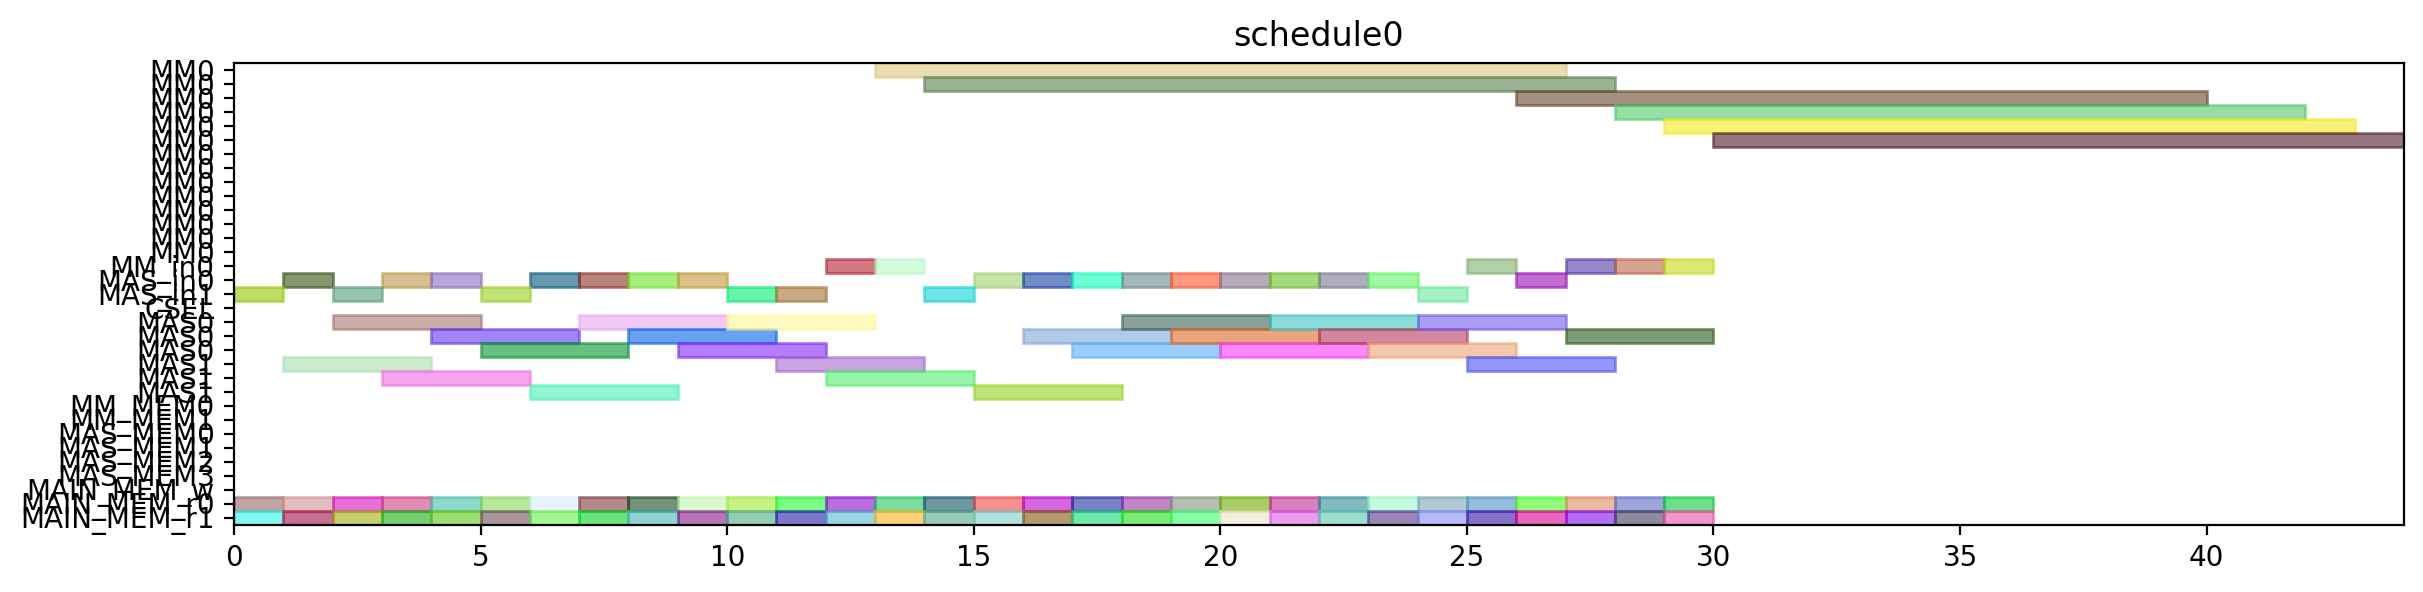

Python code for this plot:
from pyschedule import Scenario, solvers, plotters, alt


def solve():
	horizon = 149
	S = Scenario("schedule0", horizon=horizon)

	# resource
	MM = S.Resources('MM', num=1, size=14)
	MM_in = S.Resources('MM_in', num=1)
	MAS_in = S.Resources('MAS_in', num=2)
	CSEL = S.Resource('CSEL')
	MAS = S.Resources('MAS', num=2, size=3, periods=range(1, horizon))
	MM_MEM = S.Resources('MM_MEM', num=2)
	MAS_MEM = S.Resources('MAS_MEM', num=4)
	MAIN_MEM_w = S.Resource('MAIN_MEM_w', size=1)
	MAIN_MEM_r = S.Resources('MAIN_MEM_r', num=2)

	# result of previous scheduling

	# new tasks
	d_t0_a1_0 = S.Task('d_t0_a1_0', length=3, delay_cost=1)
	d_t0_a1_0 += alt(MAS)
	d_t0_a1_0_in = S.Task('d_t0_a1_0_in', length=1, delay_cost=1)
	d_t0_a1_0_in += alt(MAS_in)
	S += d_t0_a1_0_in*MAS_in[0]<=d_t0_a1_0*MAS[0]

	S += d_t0_a1_0_in*MAS_in[1]<=d_t0_a1_0*MAS[1]

	d_t0_a1_0_mem0 = S.Task('d_t0_a1_0_mem0', length=1, delay_cost=1)
	d_t0_a1_0_mem0 += MAIN_MEM_r[0]
	S += d_t0_a1_0_mem0 <= d_t0_a1_0

	d_t0_a1_0_mem1 = S.Task('d_t0_a1_0_mem1', length=1, delay_cost=1)
	d_t0_a1_0_mem1 += MAIN_MEM_r[1]
	S += d_t0_a1_0_mem1 <= d_t0_a1_0

	d_t0_a1_1 = S.Task('d_t0_a1_1', length=3, delay_cost=1)
	d_t0_a1_1 += alt(MAS)
	d_t0_a1_1_in = S.Task('d_t0_a1_1_in', length=1, delay_cost=1)
	d_t0_a1_1_in += alt(MAS_in)
	S += d_t0_a1_1_in*MAS_in[0]<=d_t0_a1_1*MAS[0]

	S += d_t0_a1_1_in*MAS_in[1]<=d_t0_a1_1*MAS[1]

	d_t0_a1_1_mem0 = S.Task('d_t0_a1_1_mem0', length=1, delay_cost=1)
	d_t0_a1_1_mem0 += MAIN_MEM_r[0]
	S += d_t0_a1_1_mem0 <= d_t0_a1_1

	d_t0_a1_1_mem1 = S.Task('d_t0_a1_1_mem1', length=1, delay_cost=1)
	d_t0_a1_1_mem1 += MAIN_MEM_r[1]
	S += d_t0_a1_1_mem1 <= d_t0_a1_1

	d_t0_t10 = S.Task('d_t0_t10', length=3, delay_cost=1)
	d_t0_t10 += alt(MAS)
	d_t0_t10_in = S.Task('d_t0_t10_in', length=1, delay_cost=1)
	d_t0_t10_in += alt(MAS_in)
	S += d_t0_t10_in*MAS_in[0]<=d_t0_t10*MAS[0]

	S += d_t0_t10_in*MAS_in[1]<=d_t0_t10*MAS[1]

	d_t0_t10_mem0 = S.Task('d_t0_t10_mem0', length=1, delay_cost=1)
	d_t0_t10_mem0 += MAIN_MEM_r[0]
	S += d_t0_t10_mem0 <= d_t0_t10

	d_t0_t10_mem1 = S.Task('d_t0_t10_mem1', length=1, delay_cost=1)
	d_t0_t10_mem1 += MAIN_MEM_r[1]
	S += d_t0_t10_mem1 <= d_t0_t10

	d_t0_t11 = S.Task('d_t0_t11', length=3, delay_cost=1)
	d_t0_t11 += alt(MAS)
	d_t0_t11_in = S.Task('d_t0_t11_in', length=1, delay_cost=1)
	d_t0_t11_in += alt(MAS_in)
	S += d_t0_t11_in*MAS_in[0]<=d_t0_t11*MAS[0]

	S += d_t0_t11_in*MAS_in[1]<=d_t0_t11*MAS[1]

	d_t0_t11_mem0 = S.Task('d_t0_t11_mem0', length=1, delay_cost=1)
	d_t0_t11_mem0 += MAIN_MEM_r[0]
	S += d_t0_t11_mem0 <= d_t0_t11

	d_t0_t11_mem1 = S.Task('d_t0_t11_mem1', length=1, delay_cost=1)
	d_t0_t11_mem1 += MAIN_MEM_r[1]
	S += d_t0_t11_mem1 <= d_t0_t11

	d_t0_t3_t0 = S.Task('d_t0_t3_t0', length=14, delay_cost=1)
	d_t0_t3_t0 += alt(MM)
	d_t0_t3_t0_in = S.Task('d_t0_t3_t0_in', length=1, delay_cost=1)
	d_t0_t3_t0_in += alt(MM_in)
	S += d_t0_t3_t0_in*MM_in[0]<=d_t0_t3_t0*MM[0]
	d_t0_t3_t0_mem0 = S.Task('d_t0_t3_t0_mem0', length=1, delay_cost=1)
	d_t0_t3_t0_mem0 += MAIN_MEM_r[0]
	S += d_t0_t3_t0_mem0 <= d_t0_t3_t0

	d_t0_t3_t0_mem1 = S.Task('d_t0_t3_t0_mem1', length=1, delay_cost=1)
	d_t0_t3_t0_mem1 += MAIN_MEM_r[1]
	S += d_t0_t3_t0_mem1 <= d_t0_t3_t0

	d_t0_t3_t1 = S.Task('d_t0_t3_t1', length=14, delay_cost=1)
	d_t0_t3_t1 += alt(MM)
	d_t0_t3_t1_in = S.Task('d_t0_t3_t1_in', length=1, delay_cost=1)
	d_t0_t3_t1_in += alt(MM_in)
	S += d_t0_t3_t1_in*MM_in[0]<=d_t0_t3_t1*MM[0]
	d_t0_t3_t1_mem0 = S.Task('d_t0_t3_t1_mem0', length=1, delay_cost=1)
	d_t0_t3_t1_mem0 += MAIN_MEM_r[0]
	S += d_t0_t3_t1_mem0 <= d_t0_t3_t1

	d_t0_t3_t1_mem1 = S.Task('d_t0_t3_t1_mem1', length=1, delay_cost=1)
	d_t0_t3_t1_mem1 += MAIN_MEM_r[1]
	S += d_t0_t3_t1_mem1 <= d_t0_t3_t1

	d_t0_t3_t2 = S.Task('d_t0_t3_t2', length=3, delay_cost=1)
	d_t0_t3_t2 += alt(MAS)
	d_t0_t3_t2_in = S.Task('d_t0_t3_t2_in', length=1, delay_cost=1)
	d_t0_t3_t2_in += alt(MAS_in)
	S += d_t0_t3_t2_in*MAS_in[0]<=d_t0_t3_t2*MAS[0]

	S += d_t0_t3_t2_in*MAS_in[1]<=d_t0_t3_t2*MAS[1]

	d_t0_t3_t2_mem0 = S.Task('d_t0_t3_t2_mem0', length=1, delay_cost=1)
	d_t0_t3_t2_mem0 += MAIN_MEM_r[0]
	S += d_t0_t3_t2_mem0 <= d_t0_t3_t2

	d_t0_t3_t2_mem1 = S.Task('d_t0_t3_t2_mem1', length=1, delay_cost=1)
	d_t0_t3_t2_mem1 += MAIN_MEM_r[1]
	S += d_t0_t3_t2_mem1 <= d_t0_t3_t2

	d_t0_t3_t3 = S.Task('d_t0_t3_t3', length=3, delay_cost=1)
	d_t0_t3_t3 += alt(MAS)
	d_t0_t3_t3_in = S.Task('d_t0_t3_t3_in', length=1, delay_cost=1)
	d_t0_t3_t3_in += alt(MAS_in)
	S += d_t0_t3_t3_in*MAS_in[0]<=d_t0_t3_t3*MAS[0]

	S += d_t0_t3_t3_in*MAS_in[1]<=d_t0_t3_t3*MAS[1]

	d_t0_t3_t3_mem0 = S.Task('d_t0_t3_t3_mem0', length=1, delay_cost=1)
	d_t0_t3_t3_mem0 += MAIN_MEM_r[0]
	S += d_t0_t3_t3_mem0 <= d_t0_t3_t3

	d_t0_t3_t3_mem1 = S.Task('d_t0_t3_t3_mem1', length=1, delay_cost=1)
	d_t0_t3_t3_mem1 += MAIN_MEM_r[1]
	S += d_t0_t3_t3_mem1 <= d_t0_t3_t3

	d_t1_a1_0 = S.Task('d_t1_a1_0', length=3, delay_cost=1)
	d_t1_a1_0 += alt(MAS)
	d_t1_a1_0_in = S.Task('d_t1_a1_0_in', length=1, delay_cost=1)
	d_t1_a1_0_in += alt(MAS_in)
	S += d_t1_a1_0_in*MAS_in[0]<=d_t1_a1_0*MAS[0]

	S += d_t1_a1_0_in*MAS_in[1]<=d_t1_a1_0*MAS[1]

	d_t1_a1_0_mem0 = S.Task('d_t1_a1_0_mem0', length=1, delay_cost=1)
	d_t1_a1_0_mem0 += MAIN_MEM_r[0]
	S += d_t1_a1_0_mem0 <= d_t1_a1_0

	d_t1_a1_0_mem1 = S.Task('d_t1_a1_0_mem1', length=1, delay_cost=1)
	d_t1_a1_0_mem1 += MAIN_MEM_r[1]
	S += d_t1_a1_0_mem1 <= d_t1_a1_0

	d_t1_a1_1 = S.Task('d_t1_a1_1', length=3, delay_cost=1)
	d_t1_a1_1 += alt(MAS)
	d_t1_a1_1_in = S.Task('d_t1_a1_1_in', length=1, delay_cost=1)
	d_t1_a1_1_in += alt(MAS_in)
	S += d_t1_a1_1_in*MAS_in[0]<=d_t1_a1_1*MAS[0]

	S += d_t1_a1_1_in*MAS_in[1]<=d_t1_a1_1*MAS[1]

	d_t1_a1_1_mem0 = S.Task('d_t1_a1_1_mem0', length=1, delay_cost=1)
	d_t1_a1_1_mem0 += MAIN_MEM_r[0]
	S += d_t1_a1_1_mem0 <= d_t1_a1_1

	d_t1_a1_1_mem1 = S.Task('d_t1_a1_1_mem1', length=1, delay_cost=1)
	d_t1_a1_1_mem1 += MAIN_MEM_r[1]
	S += d_t1_a1_1_mem1 <= d_t1_a1_1

	d_t1_t10 = S.Task('d_t1_t10', length=3, delay_cost=1)
	d_t1_t10 += alt(MAS)
	d_t1_t10_in = S.Task('d_t1_t10_in', length=1, delay_cost=1)
	d_t1_t10_in += alt(MAS_in)
	S += d_t1_t10_in*MAS_in[0]<=d_t1_t10*MAS[0]

	S += d_t1_t10_in*MAS_in[1]<=d_t1_t10*MAS[1]

	d_t1_t10_mem0 = S.Task('d_t1_t10_mem0', length=1, delay_cost=1)
	d_t1_t10_mem0 += MAIN_MEM_r[0]
	S += d_t1_t10_mem0 <= d_t1_t10

	d_t1_t10_mem1 = S.Task('d_t1_t10_mem1', length=1, delay_cost=1)
	d_t1_t10_mem1 += MAIN_MEM_r[1]
	S += d_t1_t10_mem1 <= d_t1_t10

	d_t1_t11 = S.Task('d_t1_t11', length=3, delay_cost=1)
	d_t1_t11 += alt(MAS)
	d_t1_t11_in = S.Task('d_t1_t11_in', length=1, delay_cost=1)
	d_t1_t11_in += alt(MAS_in)
	S += d_t1_t11_in*MAS_in[0]<=d_t1_t11*MAS[0]

	S += d_t1_t11_in*MAS_in[1]<=d_t1_t11*MAS[1]

	d_t1_t11_mem0 = S.Task('d_t1_t11_mem0', length=1, delay_cost=1)
	d_t1_t11_mem0 += MAIN_MEM_r[0]
	S += d_t1_t11_mem0 <= d_t1_t11

	d_t1_t11_mem1 = S.Task('d_t1_t11_mem1', length=1, delay_cost=1)
	d_t1_t11_mem1 += MAIN_MEM_r[1]
	S += d_t1_t11_mem1 <= d_t1_t11

	d_t1_t3_t0 = S.Task('d_t1_t3_t0', length=14, delay_cost=1)
	d_t1_t3_t0 += alt(MM)
	d_t1_t3_t0_in = S.Task('d_t1_t3_t0_in', length=1, delay_cost=1)
	d_t1_t3_t0_in += alt(MM_in)
	S += d_t1_t3_t0_in*MM_in[0]<=d_t1_t3_t0*MM[0]
	d_t1_t3_t0_mem0 = S.Task('d_t1_t3_t0_mem0', length=1, delay_cost=1)
	d_t1_t3_t0_mem0 += MAIN_MEM_r[0]
	S += d_t1_t3_t0_mem0 <= d_t1_t3_t0

	d_t1_t3_t0_mem1 = S.Task('d_t1_t3_t0_mem1', length=1, delay_cost=1)
	d_t1_t3_t0_mem1 += MAIN_MEM_r[1]
	S += d_t1_t3_t0_mem1 <= d_t1_t3_t0

	d_t1_t3_t1 = S.Task('d_t1_t3_t1', length=14, delay_cost=1)
	d_t1_t3_t1 += alt(MM)
	d_t1_t3_t1_in = S.Task('d_t1_t3_t1_in', length=1, delay_cost=1)
	d_t1_t3_t1_in += alt(MM_in)
	S += d_t1_t3_t1_in*MM_in[0]<=d_t1_t3_t1*MM[0]
	d_t1_t3_t1_mem0 = S.Task('d_t1_t3_t1_mem0', length=1, delay_cost=1)
	d_t1_t3_t1_mem0 += MAIN_MEM_r[0]
	S += d_t1_t3_t1_mem0 <= d_t1_t3_t1

	d_t1_t3_t1_mem1 = S.Task('d_t1_t3_t1_mem1', length=1, delay_cost=1)
	d_t1_t3_t1_mem1 += MAIN_MEM_r[1]
	S += d_t1_t3_t1_mem1 <= d_t1_t3_t1

	d_t1_t3_t2 = S.Task('d_t1_t3_t2', length=3, delay_cost=1)
	d_t1_t3_t2 += alt(MAS)
	d_t1_t3_t2_in = S.Task('d_t1_t3_t2_in', length=1, delay_cost=1)
	d_t1_t3_t2_in += alt(MAS_in)
	S += d_t1_t3_t2_in*MAS_in[0]<=d_t1_t3_t2*MAS[0]

	S += d_t1_t3_t2_in*MAS_in[1]<=d_t1_t3_t2*MAS[1]

	d_t1_t3_t2_mem0 = S.Task('d_t1_t3_t2_mem0', length=1, delay_cost=1)
	d_t1_t3_t2_mem0 += MAIN_MEM_r[0]
	S += d_t1_t3_t2_mem0 <= d_t1_t3_t2

	d_t1_t3_t2_mem1 = S.Task('d_t1_t3_t2_mem1', length=1, delay_cost=1)
	d_t1_t3_t2_mem1 += MAIN_MEM_r[1]
	S += d_t1_t3_t2_mem1 <= d_t1_t3_t2

	d_t1_t3_t3 = S.Task('d_t1_t3_t3', length=3, delay_cost=1)
	d_t1_t3_t3 += alt(MAS)
	d_t1_t3_t3_in = S.Task('d_t1_t3_t3_in', length=1, delay_cost=1)
	d_t1_t3_t3_in += alt(MAS_in)
	S += d_t1_t3_t3_in*MAS_in[0]<=d_t1_t3_t3*MAS[0]

	S += d_t1_t3_t3_in*MAS_in[1]<=d_t1_t3_t3*MAS[1]

	d_t1_t3_t3_mem0 = S.Task('d_t1_t3_t3_mem0', length=1, delay_cost=1)
	d_t1_t3_t3_mem0 += MAIN_MEM_r[0]
	S += d_t1_t3_t3_mem0 <= d_t1_t3_t3

	d_t1_t3_t3_mem1 = S.Task('d_t1_t3_t3_mem1', length=1, delay_cost=1)
	d_t1_t3_t3_mem1 += MAIN_MEM_r[1]
	S += d_t1_t3_t3_mem1 <= d_t1_t3_t3

	d_t2_a1_0 = S.Task('d_t2_a1_0', length=3, delay_cost=1)
	d_t2_a1_0 += alt(MAS)
	d_t2_a1_0_in = S.Task('d_t2_a1_0_in', length=1, delay_cost=1)
	d_t2_a1_0_in += alt(MAS_in)
	S += d_t2_a1_0_in*MAS_in[0]<=d_t2_a1_0*MAS[0]

	S += d_t2_a1_0_in*MAS_in[1]<=d_t2_a1_0*MAS[1]

	d_t2_a1_0_mem0 = S.Task('d_t2_a1_0_mem0', length=1, delay_cost=1)
	d_t2_a1_0_mem0 += MAIN_MEM_r[0]
	S += d_t2_a1_0_mem0 <= d_t2_a1_0

	d_t2_a1_0_mem1 = S.Task('d_t2_a1_0_mem1', length=1, delay_cost=1)
	d_t2_a1_0_mem1 += MAIN_MEM_r[1]
	S += d_t2_a1_0_mem1 <= d_t2_a1_0

	d_t2_a1_1 = S.Task('d_t2_a1_1', length=3, delay_cost=1)
	d_t2_a1_1 += alt(MAS)
	d_t2_a1_1_in = S.Task('d_t2_a1_1_in', length=1, delay_cost=1)
	d_t2_a1_1_in += alt(MAS_in)
	S += d_t2_a1_1_in*MAS_in[0]<=d_t2_a1_1*MAS[0]

	S += d_t2_a1_1_in*MAS_in[1]<=d_t2_a1_1*MAS[1]

	d_t2_a1_1_mem0 = S.Task('d_t2_a1_1_mem0', length=1, delay_cost=1)
	d_t2_a1_1_mem0 += MAIN_MEM_r[0]
	S += d_t2_a1_1_mem0 <= d_t2_a1_1

	d_t2_a1_1_mem1 = S.Task('d_t2_a1_1_mem1', length=1, delay_cost=1)
	d_t2_a1_1_mem1 += MAIN_MEM_r[1]
	S += d_t2_a1_1_mem1 <= d_t2_a1_1

	d_t2_t10 = S.Task('d_t2_t10', length=3, delay_cost=1)
	d_t2_t10 += alt(MAS)
	d_t2_t10_in = S.Task('d_t2_t10_in', length=1, delay_cost=1)
	d_t2_t10_in += alt(MAS_in)
	S += d_t2_t10_in*MAS_in[0]<=d_t2_t10*MAS[0]

	S += d_t2_t10_in*MAS_in[1]<=d_t2_t10*MAS[1]

	d_t2_t10_mem0 = S.Task('d_t2_t10_mem0', length=1, delay_cost=1)
	d_t2_t10_mem0 += MAIN_MEM_r[0]
	S += d_t2_t10_mem0 <= d_t2_t10

	d_t2_t10_mem1 = S.Task('d_t2_t10_mem1', length=1, delay_cost=1)
	d_t2_t10_mem1 += MAIN_MEM_r[1]
	S += d_t2_t10_mem1 <= d_t2_t10

	d_t2_t11 = S.Task('d_t2_t11', length=3, delay_cost=1)
	d_t2_t11 += alt(MAS)
	d_t2_t11_in = S.Task('d_t2_t11_in', length=1, delay_cost=1)
	d_t2_t11_in += alt(MAS_in)
	S += d_t2_t11_in*MAS_in[0]<=d_t2_t11*MAS[0]

	S += d_t2_t11_in*MAS_in[1]<=d_t2_t11*MAS[1]

	d_t2_t11_mem0 = S.Task('d_t2_t11_mem0', length=1, delay_cost=1)
	d_t2_t11_mem0 += MAIN_MEM_r[0]
	S += d_t2_t11_mem0 <= d_t2_t11

	d_t2_t11_mem1 = S.Task('d_t2_t11_mem1', length=1, delay_cost=1)
	d_t2_t11_mem1 += MAIN_MEM_r[1]
	S += d_t2_t11_mem1 <= d_t2_t11

	d_t2_t3_t0 = S.Task('d_t2_t3_t0', length=14, delay_cost=1)
	d_t2_t3_t0 += alt(MM)
	d_t2_t3_t0_in = S.Task('d_t2_t3_t0_in', length=1, delay_cost=1)
	d_t2_t3_t0_in += alt(MM_in)
	S += d_t2_t3_t0_in*MM_in[0]<=d_t2_t3_t0*MM[0]
	d_t2_t3_t0_mem0 = S.Task('d_t2_t3_t0_mem0', length=1, delay_cost=1)
	d_t2_t3_t0_mem0 += MAIN_MEM_r[0]
	S += d_t2_t3_t0_mem0 <= d_t2_t3_t0

	d_t2_t3_t0_mem1 = S.Task('d_t2_t3_t0_mem1', length=1, delay_cost=1)
	d_t2_t3_t0_mem1 += MAIN_MEM_r[1]
	S += d_t2_t3_t0_mem1 <= d_t2_t3_t0

	d_t2_t3_t1 = S.Task('d_t2_t3_t1', length=14, delay_cost=1)
	d_t2_t3_t1 += alt(MM)
	d_t2_t3_t1_in = S.Task('d_t2_t3_t1_in', length=1, delay_cost=1)
	d_t2_t3_t1_in += alt(MM_in)
	S += d_t2_t3_t1_in*MM_in[0]<=d_t2_t3_t1*MM[0]
	d_t2_t3_t1_mem0 = S.Task('d_t2_t3_t1_mem0', length=1, delay_cost=1)
	d_t2_t3_t1_mem0 += MAIN_MEM_r[0]
	S += d_t2_t3_t1_mem0 <= d_t2_t3_t1

	d_t2_t3_t1_mem1 = S.Task('d_t2_t3_t1_mem1', length=1, delay_cost=1)
	d_t2_t3_t1_mem1 += MAIN_MEM_r[1]
	S += d_t2_t3_t1_mem1 <= d_t2_t3_t1

	d_t2_t3_t2 = S.Task('d_t2_t3_t2', length=3, delay_cost=1)
	d_t2_t3_t2 += alt(MAS)
	d_t2_t3_t2_in = S.Task('d_t2_t3_t2_in', length=1, delay_cost=1)
	d_t2_t3_t2_in += alt(MAS_in)
	S += d_t2_t3_t2_in*MAS_in[0]<=d_t2_t3_t2*MAS[0]

	S += d_t2_t3_t2_in*MAS_in[1]<=d_t2_t3_t2*MAS[1]

	d_t2_t3_t2_mem0 = S.Task('d_t2_t3_t2_mem0', length=1, delay_cost=1)
	d_t2_t3_t2_mem0 += MAIN_MEM_r[0]
	S += d_t2_t3_t2_mem0 <= d_t2_t3_t2

	d_t2_t3_t2_mem1 = S.Task('d_t2_t3_t2_mem1', length=1, delay_cost=1)
	d_t2_t3_t2_mem1 += MAIN_MEM_r[1]
	S += d_t2_t3_t2_mem1 <= d_t2_t3_t2

	d_t2_t3_t3 = S.Task('d_t2_t3_t3', length=3, delay_cost=1)
	d_t2_t3_t3 += alt(MAS)
	d_t2_t3_t3_in = S.Task('d_t2_t3_t3_in', length=1, delay_cost=1)
	d_t2_t3_t3_in += alt(MAS_in)
	S += d_t2_t3_t3_in*MAS_in[0]<=d_t2_t3_t3*MAS[0]

	S += d_t2_t3_t3_in*MAS_in[1]<=d_t2_t3_t3*MAS[1]

	d_t2_t3_t3_mem0 = S.Task('d_t2_t3_t3_mem0', length=1, delay_cost=1)
	d_t2_t3_t3_mem0 += MAIN_MEM_r[0]
	S += d_t2_t3_t3_mem0 <= d_t2_t3_t3

	d_t2_t3_t3_mem1 = S.Task('d_t2_t3_t3_mem1', length=1, delay_cost=1)
	d_t2_t3_t3_mem1 += MAIN_MEM_r[1]
	S += d_t2_t3_t3_mem1 <= d_t2_t3_t3

	d_t3000 = S.Task('d_t3000', length=3, delay_cost=1)
	d_t3000 += alt(MAS)
	d_t3000_in = S.Task('d_t3000_in', length=1, delay_cost=1)
	d_t3000_in += alt(MAS_in)
	S += d_t3000_in*MAS_in[0]<=d_t3000*MAS[0]

	S += d_t3000_in*MAS_in[1]<=d_t3000*MAS[1]

	d_t3000_mem0 = S.Task('d_t3000_mem0', length=1, delay_cost=1)
	d_t3000_mem0 += MAIN_MEM_r[0]
	S += d_t3000_mem0 <= d_t3000

	d_t3000_mem1 = S.Task('d_t3000_mem1', length=1, delay_cost=1)
	d_t3000_mem1 += MAIN_MEM_r[1]
	S += d_t3000_mem1 <= d_t3000

	d_t3001 = S.Task('d_t3001', length=3, delay_cost=1)
	d_t3001 += alt(MAS)
	d_t3001_in = S.Task('d_t3001_in', length=1, delay_cost=1)
	d_t3001_in += alt(MAS_in)
	S += d_t3001_in*MAS_in[0]<=d_t3001*MAS[0]

	S += d_t3001_in*MAS_in[1]<=d_t3001*MAS[1]

	d_t3001_mem0 = S.Task('d_t3001_mem0', length=1, delay_cost=1)
	d_t3001_mem0 += MAIN_MEM_r[0]
	S += d_t3001_mem0 <= d_t3001

	d_t3001_mem1 = S.Task('d_t3001_mem1', length=1, delay_cost=1)
	d_t3001_mem1 += MAIN_MEM_r[1]
	S += d_t3001_mem1 <= d_t3001

	d_t3010 = S.Task('d_t3010', length=3, delay_cost=1)
	d_t3010 += alt(MAS)
	d_t3010_in = S.Task('d_t3010_in', length=1, delay_cost=1)
	d_t3010_in += alt(MAS_in)
	S += d_t3010_in*MAS_in[0]<=d_t3010*MAS[0]

	S += d_t3010_in*MAS_in[1]<=d_t3010*MAS[1]

	d_t3010_mem0 = S.Task('d_t3010_mem0', length=1, delay_cost=1)
	d_t3010_mem0 += MAIN_MEM_r[0]
	S += d_t3010_mem0 <= d_t3010

	d_t3010_mem1 = S.Task('d_t3010_mem1', length=1, delay_cost=1)
	d_t3010_mem1 += MAIN_MEM_r[1]
	S += d_t3010_mem1 <= d_t3010

	d_t3011 = S.Task('d_t3011', length=3, delay_cost=1)
	d_t3011 += alt(MAS)
	d_t3011_in = S.Task('d_t3011_in', length=1, delay_cost=1)
	d_t3011_in += alt(MAS_in)
	S += d_t3011_in*MAS_in[0]<=d_t3011*MAS[0]

	S += d_t3011_in*MAS_in[1]<=d_t3011*MAS[1]

	d_t3011_mem0 = S.Task('d_t3011_mem0', length=1, delay_cost=1)
	d_t3011_mem0 += MAIN_MEM_r[0]
	S += d_t3011_mem0 <= d_t3011

	d_t3011_mem1 = S.Task('d_t3011_mem1', length=1, delay_cost=1)
	d_t3011_mem1 += MAIN_MEM_r[1]
	S += d_t3011_mem1 <= d_t3011

	d_t4000 = S.Task('d_t4000', length=3, delay_cost=1)
	d_t4000 += alt(MAS)
	d_t4000_in = S.Task('d_t4000_in', length=1, delay_cost=1)
	d_t4000_in += alt(MAS_in)
	S += d_t4000_in*MAS_in[0]<=d_t4000*MAS[0]

	S += d_t4000_in*MAS_in[1]<=d_t4000*MAS[1]

	d_t4000_mem0 = S.Task('d_t4000_mem0', length=1, delay_cost=1)
	d_t4000_mem0 += MAIN_MEM_r[0]
	S += d_t4000_mem0 <= d_t4000

	d_t4000_mem1 = S.Task('d_t4000_mem1', length=1, delay_cost=1)
	d_t4000_mem1 += MAIN_MEM_r[1]
	S += d_t4000_mem1 <= d_t4000

	d_t4001 = S.Task('d_t4001', length=3, delay_cost=1)
	d_t4001 += alt(MAS)
	d_t4001_in = S.Task('d_t4001_in', length=1, delay_cost=1)
	d_t4001_in += alt(MAS_in)
	S += d_t4001_in*MAS_in[0]<=d_t4001*MAS[0]

	S += d_t4001_in*MAS_in[1]<=d_t4001*MAS[1]

	d_t4001_mem0 = S.Task('d_t4001_mem0', length=1, delay_cost=1)
	d_t4001_mem0 += MAIN_MEM_r[0]
	S += d_t4001_mem0 <= d_t4001

	d_t4001_mem1 = S.Task('d_t4001_mem1', length=1, delay_cost=1)
	d_t4001_mem1 += MAIN_MEM_r[1]
	S += d_t4001_mem1 <= d_t4001

	solvers.mip.solve(S,msg=1,kind='CPLEX',ratio_gap=1.01)

	solution = [['hoge']*len(S.solution()[1]) for i in range(len(S.solution()))]
	for i in range(len(S.solution())):
		for j in range(len(S.solution()[i])):
			solution[i][j]=str(S.solution()[i][j])
	print(solution)

	cycles = int(solution[-1][3])

	pic_file_name = "/mnt/rose/usr1/fukuda/ABE/multiRAM_multiMAS_16mux/scheduling_result/stage14MM1_stage3MAS2/FP12_LADDERMUL/schedule0.png"
	if(S.solution() != []):
		plotters.matplotlib.plot(S,img_filename=pic_file_name, show_task_labels=False, fig_size=(cycles*0.25+3, 3))

	return solution
